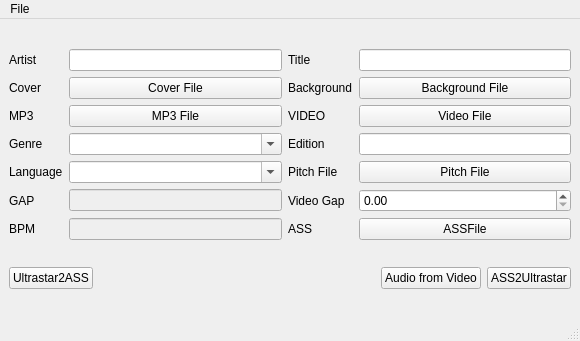
<?xml version="1.0" encoding="UTF-8"?>
<ui version="4.0">
 <class>MainWindow</class>
 <widget class="QMainWindow" name="MainWindow">
  <property name="geometry">
   <rect>
    <x>0</x>
    <y>0</y>
    <width>580</width>
    <height>341</height>
   </rect>
  </property>
  <property name="windowTitle">
   <string>ASS 2 Ultrastar</string>
  </property>
  <widget class="QWidget" name="centralwidget">
   <layout class="QVBoxLayout" name="verticalLayout">
    <item>
     <layout class="QGridLayout" name="gridLayout">
      <item row="2" column="0">
       <widget class="QLabel" name="label_5">
        <property name="text">
         <string>MP3</string>
        </property>
       </widget>
      </item>
      <item row="2" column="2">
       <widget class="QLabel" name="label_6">
        <property name="text">
         <string>VIDEO</string>
        </property>
       </widget>
      </item>
      <item row="0" column="0">
       <widget class="QLabel" name="label">
        <property name="text">
         <string>Artist</string>
        </property>
       </widget>
      </item>
      <item row="0" column="1">
       <widget class="QLineEdit" name="artistLineEdit"/>
      </item>
      <item row="3" column="3">
       <widget class="QLineEdit" name="editionLineEdit"/>
      </item>
      <item row="5" column="0">
       <widget class="QLabel" name="label_9">
        <property name="text">
         <string>GAP</string>
        </property>
       </widget>
      </item>
      <item row="3" column="2">
       <widget class="QLabel" name="label_8">
        <property name="text">
         <string>Edition</string>
        </property>
       </widget>
      </item>
      <item row="5" column="1">
       <widget class="QLineEdit" name="gapLineEdit">
        <property name="enabled">
         <bool>false</bool>
        </property>
       </widget>
      </item>
      <item row="1" column="2">
       <widget class="QLabel" name="label_4">
        <property name="text">
         <string>Background</string>
        </property>
       </widget>
      </item>
      <item row="0" column="2">
       <widget class="QLabel" name="label_2">
        <property name="text">
         <string>Title</string>
        </property>
       </widget>
      </item>
      <item row="3" column="0">
       <widget class="QLabel" name="label_7">
        <property name="text">
         <string>Genre</string>
        </property>
       </widget>
      </item>
      <item row="0" column="3">
       <widget class="QLineEdit" name="titleLineEdit"/>
      </item>
      <item row="1" column="0">
       <widget class="QLabel" name="label_3">
        <property name="text">
         <string>Cover</string>
        </property>
       </widget>
      </item>
      <item row="4" column="0">
       <widget class="QLabel" name="label_11">
        <property name="text">
         <string>Language</string>
        </property>
       </widget>
      </item>
      <item row="4" column="2">
       <widget class="QLabel" name="label_12">
        <property name="text">
         <string>Pitch File</string>
        </property>
       </widget>
      </item>
      <item row="4" column="3">
       <widget class="QPushButton" name="pitchPushButton">
        <property name="text">
         <string>Pitch File</string>
        </property>
       </widget>
      </item>
      <item row="1" column="1">
       <widget class="QPushButton" name="coverPushButton">
        <property name="text">
         <string>Cover File</string>
        </property>
       </widget>
      </item>
      <item row="1" column="3">
       <widget class="QPushButton" name="backgroundPushButton">
        <property name="text">
         <string>Background File</string>
        </property>
       </widget>
      </item>
      <item row="2" column="1">
       <widget class="QPushButton" name="mp3PushButton">
        <property name="text">
         <string>MP3 File</string>
        </property>
       </widget>
      </item>
      <item row="2" column="3">
       <widget class="QPushButton" name="videoPushButton">
        <property name="text">
         <string>Video File</string>
        </property>
       </widget>
      </item>
      <item row="6" column="0">
       <widget class="QLabel" name="label_10">
        <property name="text">
         <string>BPM</string>
        </property>
       </widget>
      </item>
      <item row="6" column="1">
       <widget class="QLineEdit" name="bpmLineEdit">
        <property name="enabled">
         <bool>false</bool>
        </property>
       </widget>
      </item>
      <item row="5" column="2">
       <widget class="QLabel" name="label_13">
        <property name="text">
         <string>Video Gap</string>
        </property>
       </widget>
      </item>
      <item row="5" column="3">
       <widget class="QDoubleSpinBox" name="videoGAPdoubleSpinBox"/>
      </item>
      <item row="6" column="3">
       <widget class="QPushButton" name="ASSFilePushButton">
        <property name="text">
         <string>ASSFile</string>
        </property>
       </widget>
      </item>
      <item row="6" column="2">
       <widget class="QLabel" name="label_14">
        <property name="text">
         <string>ASS</string>
        </property>
       </widget>
      </item>
      <item row="3" column="1">
       <widget class="QComboBox" name="genreComboBox">
        <property name="editable">
         <bool>true</bool>
        </property>
       </widget>
      </item>
      <item row="4" column="1">
       <widget class="QComboBox" name="languageComboBox">
        <property name="editable">
         <bool>true</bool>
        </property>
        <property name="currentText">
         <string/>
        </property>
       </widget>
      </item>
     </layout>
    </item>
    <item>
     <layout class="QHBoxLayout" name="horizontalLayout">
      <item>
       <widget class="QPushButton" name="u2aPushButton">
        <property name="text">
         <string>Ultrastar2ASS</string>
        </property>
       </widget>
      </item>
      <item>
       <spacer name="horizontalSpacer">
        <property name="orientation">
         <enum>Qt::Horizontal</enum>
        </property>
        <property name="sizeHint" stdset="0">
         <size>
          <width>40</width>
          <height>20</height>
         </size>
        </property>
       </spacer>
      </item>
      <item>
       <widget class="QPushButton" name="vaPushButton">
        <property name="text">
         <string>Audio from Video</string>
        </property>
       </widget>
      </item>
      <item>
       <widget class="QPushButton" name="a2uPushButton">
        <property name="text">
         <string>ASS2Ultrastar</string>
        </property>
       </widget>
      </item>
     </layout>
    </item>
   </layout>
  </widget>
  <widget class="QMenuBar" name="menubar">
   <property name="geometry">
    <rect>
     <x>0</x>
     <y>0</y>
     <width>580</width>
     <height>27</height>
    </rect>
   </property>
   <widget class="QMenu" name="menuFile">
    <property name="title">
     <string>File</string>
    </property>
    <addaction name="actionOpenASS"/>
    <addaction name="actionOpenUltrastar"/>
    <addaction name="separator"/>
    <addaction name="actionExit"/>
   </widget>
   <addaction name="menuFile"/>
  </widget>
  <widget class="QStatusBar" name="statusbar"/>
  <action name="actionOpenASS">
   <property name="text">
    <string>Open ASS</string>
   </property>
  </action>
  <action name="actionOpenUltrastar">
   <property name="text">
    <string>Open Ultrastar</string>
   </property>
  </action>
  <action name="actionExit">
   <property name="text">
    <string>Exit</string>
   </property>
  </action>
  <action name="actionCreate_Aubio">
   <property name="text">
    <string>Create Aubio</string>
   </property>
  </action>
  <action name="actionCreate_Praat">
   <property name="text">
    <string>Create Praat</string>
   </property>
  </action>
 </widget>
 <resources/>
 <connections/>
</ui>
